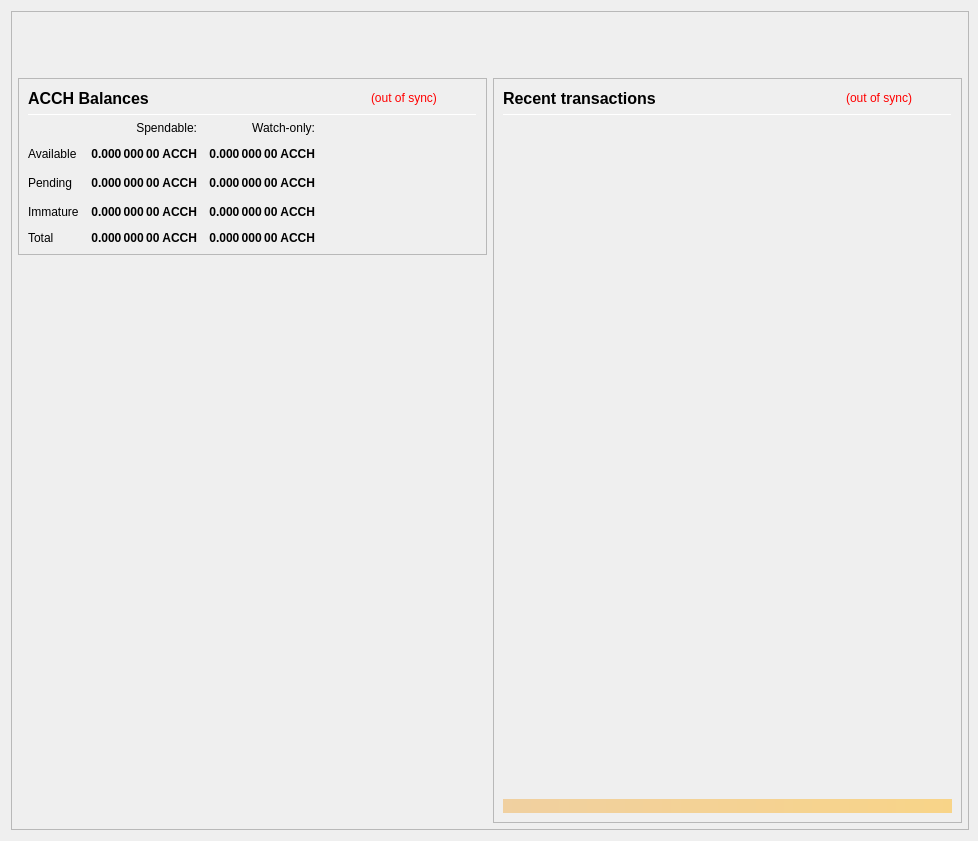
<?xml version="1.0" encoding="UTF-8"?>
<ui version="4.0">
 <class>OverviewPage</class>
 <widget class="QWidget" name="OverviewPage">
  <property name="geometry">
   <rect>
    <x>0</x>
    <y>0</y>
    <width>978</width>
    <height>841</height>
   </rect>
  </property>
  <property name="minimumSize">
   <size>
    <width>960</width>
    <height>682</height>
   </size>
  </property>
  <property name="font">
   <font>
    <weight>50</weight>
    <bold>false</bold>
   </font>
  </property>
  <property name="windowTitle">
   <string>Form</string>
  </property>
  <layout class="QVBoxLayout" name="topLayout" stretch="0">
   <property name="rightMargin">
    <number>9</number>
   </property>
   <item>
    <widget class="QFrame" name="frame_BG">
     <property name="minimumSize">
      <size>
       <width>850</width>
       <height>610</height>
      </size>
     </property>
     <property name="maximumSize">
      <size>
       <width>16777215</width>
       <height>16777215</height>
      </size>
     </property>
     <property name="frameShape">
      <enum>QFrame::StyledPanel</enum>
     </property>
     <property name="frameShadow">
      <enum>QFrame::Raised</enum>
     </property>
     <layout class="QVBoxLayout" name="verticalLayout_3" stretch="0">
      <property name="leftMargin">
       <number>0</number>
      </property>
      <property name="topMargin">
       <number>0</number>
      </property>
      <property name="rightMargin">
       <number>0</number>
      </property>
      <property name="bottomMargin">
       <number>6</number>
      </property>
      <item>
       <layout class="QVBoxLayout" name="verticalLayout_Master" stretch="0,1">
        <property name="leftMargin">
         <number>0</number>
        </property>
        <property name="topMargin">
         <number>0</number>
        </property>
        <property name="rightMargin">
         <number>0</number>
        </property>
        <property name="bottomMargin">
         <number>0</number>
        </property>
        <item>
         <widget class="QFrame" name="frame_Header">
          <layout class="QVBoxLayout" name="verticalLayout_Header" stretch="0">
           <property name="leftMargin">
            <number>0</number>
           </property>
           <property name="topMargin">
            <number>0</number>
           </property>
           <property name="rightMargin">
            <number>0</number>
           </property>
           <property name="bottomMargin">
            <number>0</number>
           </property>
           <item>
            <layout class="QHBoxLayout" name="horizontalLayout_Header" stretch="1,0">
             <property name="spacing">
              <number>6</number>
             </property>
             <item>
              <spacer name="horizontalSpacer_Header">
               <property name="orientation">
                <enum>Qt::Horizontal</enum>
               </property>
               <property name="sizeHint" stdset="0">
                <size>
                 <width>40</width>
                 <height>20</height>
                </size>
               </property>
              </spacer>
             </item>
             <item>
              <widget class="QLabel" name="labelOverviewHeaderRight">
               <property name="minimumSize">
                <size>
                 <width>464</width>
                 <height>60</height>
                </size>
               </property>
               <property name="maximumSize">
                <size>
                 <width>16777215</width>
                 <height>60</height>
                </size>
               </property>
               <property name="font">
                <font>
                 <pointsize>14</pointsize>
                </font>
               </property>
               <property name="text">
                <string/>
               </property>
               <property name="alignment">
                <set>Qt::AlignRight|Qt::AlignTrailing|Qt::AlignVCenter</set>
               </property>
              </widget>
             </item>
            </layout>
           </item>
          </layout>
         </widget>
        </item>
        <item>
         <widget class="QFrame" name="frame_Content">
          <layout class="QVBoxLayout" name="verticalLayout_Content">
           <property name="leftMargin">
            <number>6</number>
           </property>
           <property name="topMargin">
            <number>0</number>
           </property>
           <property name="rightMargin">
            <number>6</number>
           </property>
           <property name="bottomMargin">
            <number>0</number>
           </property>
           <item>
            <layout class="QHBoxLayout" name="horizontalLayout_Content" stretch="1,1">
             <property name="spacing">
              <number>6</number>
             </property>
             <item>
              <layout class="QVBoxLayout" name="verticalLayout_left" stretch="0,0">
               <item>
                <widget class="QFrame" name="frameBalances">
                 <property name="frameShape">
                  <enum>QFrame::StyledPanel</enum>
                 </property>
                 <property name="frameShadow">
                  <enum>QFrame::Raised</enum>
                 </property>
                 <layout class="QVBoxLayout" name="verticalLayout_4">
                  <item>
                   <layout class="QHBoxLayout" name="hlBalancesHeader" stretch="2,0,0">
                    <property name="spacing">
                     <number>6</number>
                    </property>
                    <item>
                     <widget class="QLabel" name="labelBalances">
                      <property name="minimumSize">
                       <size>
                        <width>0</width>
                        <height>0</height>
                       </size>
                      </property>
                      <property name="font">
                       <font>
                        <pointsize>12</pointsize>
                        <weight>75</weight>
                        <bold>true</bold>
                       </font>
                      </property>
                      <property name="text">
                       <string>ACCH Balances</string>
                      </property>
                     </widget>
                    </item>
                    <item>
                     <widget class="QLabel" name="labelWalletStatus">
                      <property name="cursor">
                       <cursorShape>WhatsThisCursor</cursorShape>
                      </property>
                      <property name="toolTip">
                       <string>The displayed information may be out of date. Your wallet automatically synchronizes with the Asean network after a connection is established, but this process has not completed yet.</string>
                      </property>
                      <property name="styleSheet">
                       <string notr="true">QLabel { color: red; }</string>
                      </property>
                      <property name="text">
                       <string notr="true">(out of sync)</string>
                      </property>
                      <property name="alignment">
                       <set>Qt::AlignLeading|Qt::AlignLeft|Qt::AlignVCenter</set>
                      </property>
                     </widget>
                    </item>
                    <item>
                     <spacer name="hsBalancesHeader">
                      <property name="orientation">
                       <enum>Qt::Horizontal</enum>
                      </property>
                      <property name="sizeHint" stdset="0">
                       <size>
                        <width>40</width>
                        <height>20</height>
                       </size>
                      </property>
                     </spacer>
                    </item>
                   </layout>
                  </item>
                  <item>
                   <widget class="Line" name="lineBalances">
                    <property name="minimumSize">
                     <size>
                      <width>0</width>
                      <height>1</height>
                     </size>
                    </property>
                    <property name="maximumSize">
                     <size>
                      <width>16777215</width>
                      <height>1</height>
                     </size>
                    </property>
                    <property name="orientation">
                     <enum>Qt::Horizontal</enum>
                    </property>
                   </widget>
                  </item>
                  <item>
                   <layout class="QGridLayout" name="gridLayout">
                    <property name="spacing">
                     <number>12</number>
                    </property>
                    <item row="2" column="2">
                     <widget class="QLabel" name="labelWatchPending">
                      <property name="font">
                       <font>
                        <weight>75</weight>
                        <bold>true</bold>
                       </font>
                      </property>
                      <property name="cursor">
                       <cursorShape>ArrowCursor</cursorShape>
                      </property>
                      <property name="toolTip">
                       <string>Unconfirmed transactions to watch-only addresses</string>
                      </property>
                      <property name="text">
                       <string notr="true">0.000 000 00 ACCH</string>
                      </property>
                      <property name="alignment">
                       <set>Qt::AlignRight|Qt::AlignTrailing|Qt::AlignVCenter</set>
                      </property>
                      <property name="textInteractionFlags">
                       <set>Qt::NoTextInteraction</set>
                      </property>
                     </widget>
                    </item>
                    <item row="2" column="1">
                     <widget class="QLabel" name="labelUnconfirmed">
                      <property name="font">
                       <font>
                        <weight>75</weight>
                        <bold>true</bold>
                       </font>
                      </property>
                      <property name="cursor">
                       <cursorShape>ArrowCursor</cursorShape>
                      </property>
                      <property name="toolTip">
                       <string>Total of transactions that have yet to be confirmed, and do not yet count toward the spendable balance</string>
                      </property>
                      <property name="text">
                       <string notr="true">0.000 000 00 ACCH</string>
                      </property>
                      <property name="alignment">
                       <set>Qt::AlignRight|Qt::AlignTrailing|Qt::AlignVCenter</set>
                      </property>
                      <property name="textInteractionFlags">
                       <set>Qt::NoTextInteraction</set>
                      </property>
                     </widget>
                    </item>
                    <item row="3" column="2">
                     <widget class="QLabel" name="labelWatchImmature">
                      <property name="font">
                       <font>
                        <weight>75</weight>
                        <bold>true</bold>
                       </font>
                      </property>
                      <property name="cursor">
                       <cursorShape>ArrowCursor</cursorShape>
                      </property>
                      <property name="toolTip">
                       <string>Staked or masternode rewards in watch-only addresses that has not yet matured</string>
                      </property>
                      <property name="text">
                       <string notr="true">0.000 000 00 ACCH</string>
                      </property>
                      <property name="alignment">
                       <set>Qt::AlignRight|Qt::AlignTrailing|Qt::AlignVCenter</set>
                      </property>
                      <property name="textInteractionFlags">
                       <set>Qt::NoTextInteraction</set>
                      </property>
                     </widget>
                    </item>
                    <item row="4" column="0">
                     <widget class="QLabel" name="labelTotalText">
                      <property name="text">
                       <string>Total</string>
                      </property>
                      <property name="textInteractionFlags">
                       <set>Qt::NoTextInteraction</set>
                      </property>
                     </widget>
                    </item>
                    <item row="3" column="1">
                     <widget class="QLabel" name="labelImmature">
                      <property name="font">
                       <font>
                        <weight>75</weight>
                        <bold>true</bold>
                       </font>
                      </property>
                      <property name="cursor">
                       <cursorShape>ArrowCursor</cursorShape>
                      </property>
                      <property name="toolTip">
                       <string>Staked or masternode rewards that has not yet matured</string>
                      </property>
                      <property name="text">
                       <string notr="true">0.000 000 00 ACCH</string>
                      </property>
                      <property name="alignment">
                       <set>Qt::AlignRight|Qt::AlignTrailing|Qt::AlignVCenter</set>
                      </property>
                      <property name="textInteractionFlags">
                       <set>Qt::NoTextInteraction</set>
                      </property>
                     </widget>
                    </item>
                    <item row="2" column="3">
                     <spacer name="hsBalances">
                      <property name="orientation">
                       <enum>Qt::Horizontal</enum>
                      </property>
                      <property name="sizeHint" stdset="0">
                       <size>
                        <width>40</width>
                        <height>20</height>
                       </size>
                      </property>
                     </spacer>
                    </item>
                    <item row="3" column="0">
                     <widget class="QLabel" name="labelImmatureText">
                      <property name="text">
                       <string>Immature</string>
                      </property>
                      <property name="textInteractionFlags">
                       <set>Qt::NoTextInteraction</set>
                      </property>
                     </widget>
                    </item>
                    <item row="4" column="1">
                     <widget class="QLabel" name="labelTotal">
                      <property name="font">
                       <font>
                        <weight>75</weight>
                        <bold>true</bold>
                       </font>
                      </property>
                      <property name="cursor">
                       <cursorShape>ArrowCursor</cursorShape>
                      </property>
                      <property name="toolTip">
                       <string>Your current total balance</string>
                      </property>
                      <property name="text">
                       <string notr="true">0.000 000 00 ACCH</string>
                      </property>
                      <property name="alignment">
                       <set>Qt::AlignRight|Qt::AlignTrailing|Qt::AlignVCenter</set>
                      </property>
                      <property name="textInteractionFlags">
                       <set>Qt::NoTextInteraction</set>
                      </property>
                     </widget>
                    </item>
                    <item row="4" column="2">
                     <widget class="QLabel" name="labelWatchTotal">
                      <property name="font">
                       <font>
                        <weight>75</weight>
                        <bold>true</bold>
                       </font>
                      </property>
                      <property name="cursor">
                       <cursorShape>ArrowCursor</cursorShape>
                      </property>
                      <property name="toolTip">
                       <string>Current total balance in watch-only addresses</string>
                      </property>
                      <property name="text">
                       <string notr="true">0.000 000 00 ACCH</string>
                      </property>
                      <property name="alignment">
                       <set>Qt::AlignRight|Qt::AlignTrailing|Qt::AlignVCenter</set>
                      </property>
                      <property name="textInteractionFlags">
                       <set>Qt::NoTextInteraction</set>
                      </property>
                     </widget>
                    </item>
                    <item row="0" column="2">
                     <widget class="QLabel" name="labelWatchonly">
                      <property name="text">
                       <string>Watch-only:</string>
                      </property>
                      <property name="alignment">
                       <set>Qt::AlignRight|Qt::AlignTrailing|Qt::AlignVCenter</set>
                      </property>
                     </widget>
                    </item>
                    <item row="1" column="0">
                     <widget class="QLabel" name="labelBalanceText">
                      <property name="text">
                       <string>Available</string>
                      </property>
                      <property name="textInteractionFlags">
                       <set>Qt::NoTextInteraction</set>
                      </property>
                     </widget>
                    </item>
                    <item row="1" column="1">
                     <widget class="QLabel" name="labelBalance">
                      <property name="font">
                       <font>
                        <weight>75</weight>
                        <bold>true</bold>
                       </font>
                      </property>
                      <property name="cursor">
                       <cursorShape>ArrowCursor</cursorShape>
                      </property>
                      <property name="toolTip">
                       <string>Your current spendable balance</string>
                      </property>
                      <property name="text">
                       <string notr="true">0.000 000 00 ACCH</string>
                      </property>
                      <property name="alignment">
                       <set>Qt::AlignRight|Qt::AlignTrailing|Qt::AlignVCenter</set>
                      </property>
                      <property name="textInteractionFlags">
                       <set>Qt::NoTextInteraction</set>
                      </property>
                     </widget>
                    </item>
                    <item row="1" column="2">
                     <widget class="QLabel" name="labelWatchAvailable">
                      <property name="font">
                       <font>
                        <weight>75</weight>
                        <bold>true</bold>
                       </font>
                      </property>
                      <property name="cursor">
                       <cursorShape>ArrowCursor</cursorShape>
                      </property>
                      <property name="toolTip">
                       <string>Your current balance in watch-only addresses</string>
                      </property>
                      <property name="text">
                       <string notr="true">0.000 000 00 ACCH</string>
                      </property>
                      <property name="alignment">
                       <set>Qt::AlignRight|Qt::AlignTrailing|Qt::AlignVCenter</set>
                      </property>
                      <property name="textInteractionFlags">
                       <set>Qt::NoTextInteraction</set>
                      </property>
                     </widget>
                    </item>
                    <item row="2" column="0">
                     <widget class="QLabel" name="labelPendingText">
                      <property name="text">
                       <string>Pending</string>
                      </property>
                      <property name="textInteractionFlags">
                       <set>Qt::NoTextInteraction</set>
                      </property>
                     </widget>
                    </item>
                    <item row="0" column="1">
                     <widget class="QLabel" name="labelSpendable">
                      <property name="text">
                       <string>Spendable:</string>
                      </property>
                      <property name="alignment">
                       <set>Qt::AlignRight|Qt::AlignTrailing|Qt::AlignVCenter</set>
                      </property>
                     </widget>
                    </item>
                   </layout>
                  </item>
                 </layout>
                </widget>
               </item>
               <item>
                <spacer name="verticalSpacer">
                 <property name="orientation">
                  <enum>Qt::Vertical</enum>
                 </property>
                 <property name="sizeHint" stdset="0">
                  <size>
                   <width>20</width>
                   <height>40</height>
                  </size>
                 </property>
                </spacer>
               </item>
              </layout>
             </item>
             <item>
              <layout class="QVBoxLayout" name="verticalLayout_right" stretch="1">
               <item>
                <widget class="QFrame" name="frame_RecentTransactions">
                 <property name="minimumSize">
                  <size>
                   <width>0</width>
                   <height>0</height>
                  </size>
                 </property>
                 <property name="frameShape">
                  <enum>QFrame::StyledPanel</enum>
                 </property>
                 <property name="frameShadow">
                  <enum>QFrame::Raised</enum>
                 </property>
                 <layout class="QVBoxLayout" name="verticalLayout_1" stretch="0,0,0,0,0">
                  <item>
                   <layout class="QHBoxLayout" name="horizontalLayout_2" stretch="2,0,0">
                    <property name="spacing">
                     <number>3</number>
                    </property>
                    <item>
                     <widget class="QLabel" name="label_4">
                      <property name="minimumSize">
                       <size>
                        <width>0</width>
                        <height>20</height>
                       </size>
                      </property>
                      <property name="font">
                       <font>
                        <pointsize>12</pointsize>
                        <weight>75</weight>
                        <bold>true</bold>
                       </font>
                      </property>
                      <property name="text">
                       <string>Recent transactions</string>
                      </property>
                     </widget>
                    </item>
                    <item>
                     <widget class="QLabel" name="labelTransactionsStatus">
                      <property name="cursor">
                       <cursorShape>WhatsThisCursor</cursorShape>
                      </property>
                      <property name="toolTip">
                       <string>The displayed information may be out of date. Your wallet automatically synchronizes with the Asean network after a connection is established, but this process has not completed yet.</string>
                      </property>
                      <property name="styleSheet">
                       <string notr="true">QLabel { color: red; }</string>
                      </property>
                      <property name="text">
                       <string notr="true">(out of sync)</string>
                      </property>
                      <property name="alignment">
                       <set>Qt::AlignRight|Qt::AlignTrailing|Qt::AlignVCenter</set>
                      </property>
                     </widget>
                    </item>
                    <item>
                     <spacer name="horizontalSpacer">
                      <property name="orientation">
                       <enum>Qt::Horizontal</enum>
                      </property>
                      <property name="sizeHint" stdset="0">
                       <size>
                        <width>40</width>
                        <height>20</height>
                       </size>
                      </property>
                     </spacer>
                    </item>
                   </layout>
                  </item>
                  <item>
                   <widget class="Line" name="line">
                    <property name="minimumSize">
                     <size>
                      <width>0</width>
                      <height>1</height>
                     </size>
                    </property>
                    <property name="maximumSize">
                     <size>
                      <width>16777215</width>
                      <height>1</height>
                     </size>
                    </property>
                    <property name="orientation">
                     <enum>Qt::Horizontal</enum>
                    </property>
                   </widget>
                  </item>
                  <item>
                   <widget class="QListView" name="listTransactions">
                    <property name="minimumSize">
                     <size>
                      <width>0</width>
                      <height>0</height>
                     </size>
                    </property>
                    <property name="styleSheet">
                     <string notr="true">QListView { background: transparent; }</string>
                    </property>
                    <property name="frameShape">
                     <enum>QFrame::NoFrame</enum>
                    </property>
                    <property name="verticalScrollBarPolicy">
                     <enum>Qt::ScrollBarAlwaysOff</enum>
                    </property>
                    <property name="horizontalScrollBarPolicy">
                     <enum>Qt::ScrollBarAlwaysOff</enum>
                    </property>
                    <property name="selectionMode">
                     <enum>QAbstractItemView::NoSelection</enum>
                    </property>
                   </widget>
                  </item>
                  <item>
                   <spacer name="verticalSpacer_2">
                    <property name="orientation">
                     <enum>Qt::Vertical</enum>
                    </property>
                    <property name="sizeType">
                     <enum>QSizePolicy::Expanding</enum>
                    </property>
                    <property name="sizeHint" stdset="0">
                     <size>
                      <width>20</width>
                      <height>40</height>
                     </size>
                    </property>
                   </spacer>
                  </item>
                  <item>
                   <widget class="QLabel" name="labelAlerts">
                    <property name="maximumSize">
                     <size>
                      <width>16777215</width>
                      <height>16777215</height>
                     </size>
                    </property>
                    <property name="styleSheet">
                     <string notr="true">background-color: qlineargradient(x1: 0, y1: 0, x2: 1, y2: 0, stop:0 #F0D0A0, stop:1 #F8D488); color:#000000;</string>
                    </property>
                    <property name="text">
                     <string/>
                    </property>
                    <property name="wordWrap">
                     <bool>true</bool>
                    </property>
                    <property name="margin">
                     <number>3</number>
                    </property>
                   </widget>
                  </item>
                 </layout>
                </widget>
               </item>
              </layout>
             </item>
            </layout>
           </item>
          </layout>
         </widget>
        </item>
       </layout>
      </item>
     </layout>
    </widget>
   </item>
  </layout>
 </widget>
 <resources/>
 <connections/>
</ui>
